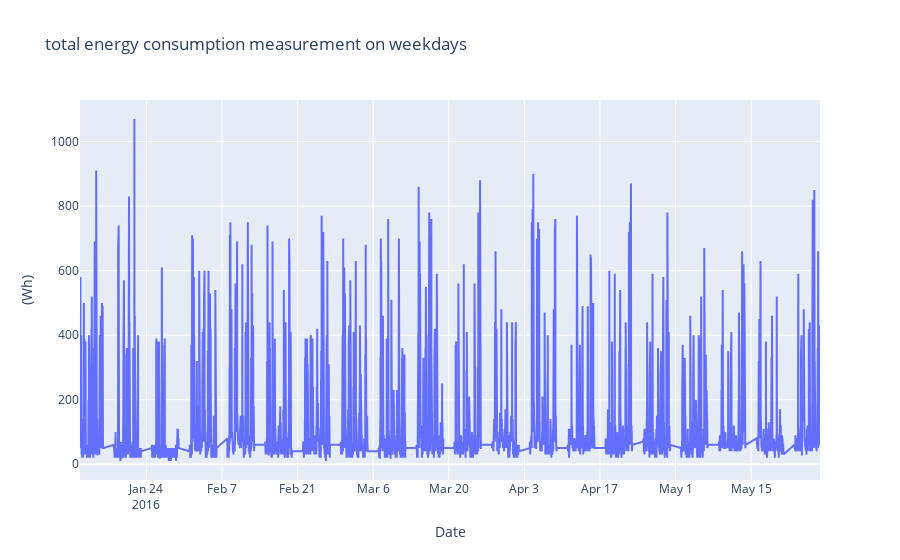

The notebook cell saved with this chart:
### Code cell
# Find rows with weekday 
temp_weekday =  data[data['WEEKDAY'] == 0]
# To understand the timeseries variation of the applaince energy consumption
visData = go.Scatter( x= temp_weekday.date  ,  mode = "lines", y = temp_weekday.Appliances )
layout = go.Layout(title = 'total energy consumption measurement on weekdays' , xaxis=dict(title='Date'), yaxis=dict(title='(Wh)'))
fig = go.Figure(data=[visData],layout=layout)

iplot(fig)

### Figure 1 — Plotly figure (JSON) as saved in the notebook; plotly's stock layout.template omitted (floating-point values rounded to 4 significant figures; data arrays with more than 128 entries replaced by an {"elided": "..."} marker saying what was removed)
{"data": [{"mode": "lines", "type": "scatter", "x": {"elided": "14263 str values"}, "y": {"elided": "14263 int values"}}], "layout": {"title": {"text": "total energy consumption measurement on weekdays"}, "xaxis": {"title": {"text": "Date"}}, "yaxis": {"title": {"text": "(Wh)"}}}}
